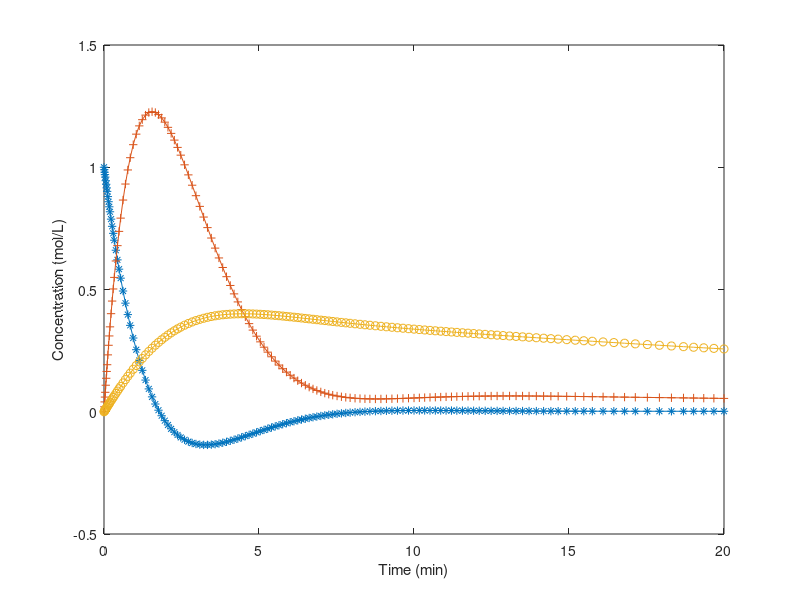

MATLAB code for this plot:

k1 = 1;
k2 = 0.2;
k3 = 0.05;
k4 = 0.1;
Ao = 1;

func = @(~,y) [-k1*y(1) - k2*y(2) + k3*y(3);...
    2*k1*y(1) - k4*y(2);...
    k2*y(1) - k3*y(3) + k4*y(2)];

options = odeset('RelTol',1e-5);
[x1,y1] = ode45(func, [0 20], [1,0,0], options);

plot(x1, y1(:,1), '-*', x1,y1(:,2),'-+', x1,y1(:,3),'-o');
xlabel('Time (min)');
ylabel('Concentration (mol/L)');


% note, this graph does not take into account D
